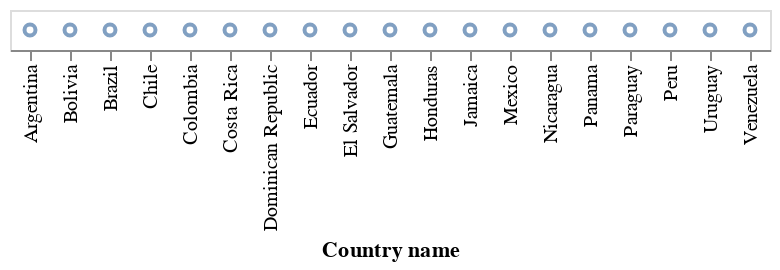

Notebook source saved alongside this figure:
### Code cell
alt.Chart(happy_lac).mark_point().encode(
    x = "Country name")

### Figure 1 — Vega-Lite specification as saved in the notebook (floating-point values rounded to 4 significant figures)
{"config": {"view": {"continuousWidth": 300, "continuousHeight": 300}}, "data": {"name": "data-d6f2fa7d3b46e8375cb1e664682de5f6"}, "mark": {"type": "point"}, "encoding": {"x": {"field": "Country name", "type": "nominal"}}, "$schema": "https://vega.github.io/schema/vega-lite/v5.16.3.json", "datasets": {"data-d6f2fa7d3b46e8375cb1e664682de5f6": [{"Country name": "Argentina", "year": 2022, "Life Ladder": 6.261, "Log GDP per capita": 10.01, "Social support": 0.893, "Healthy life expectancy at birth": 67.25, "Freedom to make life choices": 0.825, "Generosity": -0.128, "Perceptions of corruption": 0.81, "Positive affect": 0.724, "Negative affect": 0.284, "Regional indicator": "Latin America and Caribbean", "_merge": "both"}, {"Country name": "Bolivia", "year": 2022, "Life Ladder": 5.929, "Log GDP per capita": 9.014, "Social support": 0.824, "Healthy life expectancy at birth": 63.75, "Freedom to make life choices": 0.865, "Generosity": -0.08, "Perceptions of corruption": 0.84, "Positive affect": 0.738, "Negative affect": 0.426, "Regional indicator": "Latin America and Caribbean", "_merge": "both"}, {"Country name": "Brazil", "year": 2022, "Life Ladder": 6.257, "Log GDP per capita": 9.611, "Social support": 0.866, "Healthy life expectancy at birth": 65.92, "Freedom to make life choices": 0.83, "Generosity": -0.061, "Perceptions of corruption": 0.742, "Positive affect": 0.681, "Negative affect": 0.341, "Regional indicator": "Latin America and Caribbean", "_merge": "both"}, {"Country name": "Chile", "year": 2022, "Life Ladder": 6.415, "Log GDP per capita": 10.15, "Social support": 0.887, "Healthy life expectancy at birth": 70.45, "Freedom to make life choices": 0.793, "Generosity": -0.011, "Perceptions of corruption": 0.796, "Positive affect": 0.775, "Negative affect": 0.253, "Regional indicator": "Latin America and Caribbean", "_merge": "both"}, {"Country name": "Colombia", "year": 2022, "Life Ladder": 5.892, "Log GDP per capita": 9.66, "Social support": 0.877, "Healthy life expectancy at birth": 69.53, "Freedom to make life choices": 0.799, "Generosity": -0.162, "Perceptions of corruption": 0.863, "Positive affect": 0.762, "Negative affect": 0.306, "Regional indicator": "Latin America and Caribbean", "_merge": "both"}, {"Country name": "Costa Rica", "year": 2022, "Life Ladder": 7.077, "Log GDP per capita": 9.998, "Social support": 0.902, "Healthy life expectancy at birth": 70.0, "Freedom to make life choices": 0.91, "Generosity": -0.047, "Perceptions of corruption": 0.751, "Positive affect": 0.793, "Negative affect": 0.272, "Regional indicator": "Latin America and Caribbean", "_merge": "both"}, {"Country name": "Dominican Republic", "year": 2022, "Life Ladder": 5.518, "Log GDP per capita": 9.874, "Social support": 0.82, "Healthy life expectancy at birth": 64.6, "Freedom to make life choices": 0.853, "Generosity": -0.084, "Perceptions of corruption": 0.656, "Positive affect": 0.723, "Negative affect": 0.306, "Regional indicator": "Latin America and Caribbean", "_merge": "both"}, {"Country name": "Ecuador", "year": 2022, "Life Ladder": 5.887, "Log GDP per capita": 9.29, "Social support": 0.825, "Healthy life expectancy at birth": 69.25, "Freedom to make life choices": 0.759, "Generosity": -0.08, "Perceptions of corruption": 0.866, "Positive affect": 0.777, "Negative affect": 0.356, "Regional indicator": "Latin America and Caribbean", "_merge": "both"}, {"Country name": "El Salvador", "year": 2022, "Life Ladder": 6.492, "Log GDP per capita": 9.135, "Social support": 0.772, "Healthy life expectancy at birth": 65.95, "Freedom to make life choices": 0.914, "Generosity": -0.112, "Perceptions of corruption": 0.621, "Positive affect": 0.823, "Negative affect": 0.296, "Regional indicator": "Latin America and Caribbean", "_merge": "both"}, {"Country name": "Guatemala", "year": 2022, "Life Ladder": 6.15, "Log GDP per capita": 9.116, "Social support": 0.806, "Healthy life expectancy at birth": 62.9, "Freedom to make life choices": 0.856, "Generosity": -0.057, "Perceptions of corruption": 0.835, "Positive affect": 0.835, "Negative affect": 0.263, "Regional indicator": "Latin America and Caribbean", "_merge": "both"}, {"Country name": "Honduras", "year": 2022, "Life Ladder": 5.932, "Log GDP per capita": 8.645, "Social support": 0.729, "Healthy life expectancy at birth": 64.28, "Freedom to make life choices": 0.851, "Generosity": 0.081, "Perceptions of corruption": 0.834, "Positive affect": 0.775, "Negative affect": 0.289, "Regional indicator": "Latin America and Caribbean", "_merge": "both"}, {"Country name": "Jamaica", "year": 2022, "Life Ladder": 5.87, "Log GDP per capita": 9.198, "Social support": 0.868, "Healthy life expectancy at birth": 66.6, "Freedom to make life choices": 0.874, "Generosity": -0.088, "Perceptions of corruption": 0.91, "Positive affect": 0.718, "Negative affect": 0.269, "Regional indicator": "Latin America and Caribbean", "_merge": "both"}, {"Country name": "Mexico", "year": 2022, "Life Ladder": 7.038, "Log GDP per capita": 9.876, "Social support": 0.858, "Healthy life expectancy at birth": 65.8, "Freedom to make life choices": 0.861, "Generosity": -0.121, "Perceptions of corruption": 0.78, "Positive affect": 0.818, "Negative affect": 0.205, "Regional indicator": "Latin America and Caribbean", "_merge": "both"}, {"Country name": "Nicaragua", "year": 2022, "Life Ladder": 6.392, "Log GDP per capita": 8.664, "Social support": 0.844, "Healthy life expectancy at birth": 65.72, "Freedom to make life choices": 0.914, "Generosity": -0.001, "Perceptions of corruption": 0.57, "Positive affect": 0.787, "Negative affect": 0.339, "Regional indicator": "Latin America and Caribbean", "_merge": "both"}, {"Country name": "Panama", "year": 2022, "Life Ladder": 5.979, "Log GDP per capita": 10.33, "Social support": 0.891, "Healthy life expectancy at birth": 69.0, "Freedom to make life choices": 0.899, "Generosity": -0.121, "Perceptions of corruption": 0.887, "Positive affect": 0.821, "Negative affect": 0.259, "Regional indicator": "Latin America and Caribbean", "_merge": "both"}, {"Country name": "Paraguay", "year": 2022, "Life Ladder": 6.138, "Log GDP per capita": 9.508, "Social support": 0.899, "Healthy life expectancy at birth": 65.95, "Freedom to make life choices": 0.922, "Generosity": -0.011, "Perceptions of corruption": 0.839, "Positive affect": 0.821, "Negative affect": 0.238, "Regional indicator": "Latin America and Caribbean", "_merge": "both"}, {"Country name": "Peru", "year": 2022, "Life Ladder": 5.892, "Log GDP per capita": 9.449, "Social support": 0.823, "Healthy life expectancy at birth": 70.03, "Freedom to make life choices": 0.764, "Generosity": -0.178, "Perceptions of corruption": 0.884, "Positive affect": 0.755, "Negative affect": 0.378, "Regional indicator": "Latin America and Caribbean", "_merge": "both"}, {"Country name": "Uruguay", "year": 2022, "Life Ladder": 6.671, "Log GDP per capita": 10.08, "Social support": 0.905, "Healthy life expectancy at birth": 67.5, "Freedom to make life choices": 0.878, "Generosity": -0.052, "Perceptions of corruption": 0.631, "Positive affect": 0.775, "Negative affect": 0.267, "Regional indicator": "Latin America and Caribbean", "_merge": "both"}, {"Country name": "Venezuela", "year": 2022, "Life Ladder": 5.949, "Log GDP per capita": null, "Social support": 0.899, "Healthy life expectancy at birth": 63.88, "Freedom to make life choices": 0.77, "Generosity": null, "Perceptions of corruption": 0.798, "Positive affect": 0.754, "Negative affect": 0.292, "Regional indicator": "Latin America and Caribbean", "_merge": "both"}]}}
